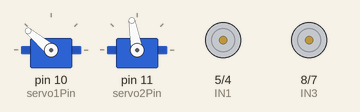
A sketch run on a simulated Arduino Uno, built with avr-gcc and run on an emulated ATmega328P. Parts: 2 × servo, motor-driver pin pairs drawn as motors (green arrow = first pin HIGH = forward, orange = second pin HIGH = backward, longer = more drive, scaled by the enable pin).

Above: at 0.05 s.
At 1.95 s:
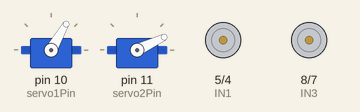
At 4.25 s:
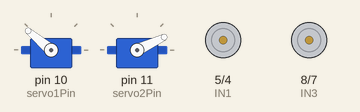
At 8.55 s:
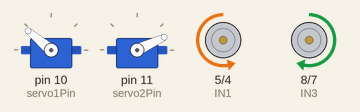
At 12.75 s:
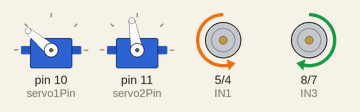
At 17.05 s:
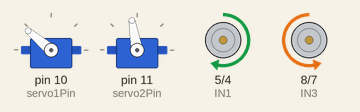
Timing chart, 0 to 22.2 s (numbered marks = the images above):
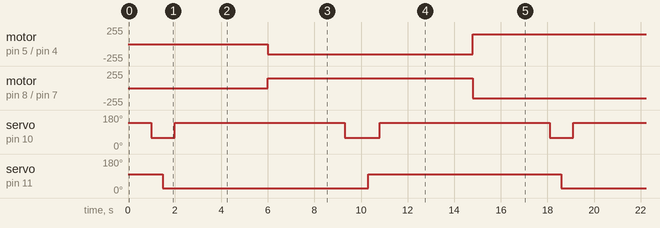

Measured:
- by itself, motor on pin 5 (IN1) / pin 4 (IN2): alternates forward 150/255 for 8.3 s and backward 150/255 for 8.8 s
- by itself, motor on pin 8 (IN3) / pin 7 (IN4): alternates forward 150/255 for 8.8 s and backward 150/255 for 8.3 s
- by itself, servo on pin 10 (servo1Pin): repeats every 17.1 s: 140° 7.3 s, 60° 1.5 s, 140° 7.3 s, 60° 1.0 s
- by itself, servo on pin 11 (servo2Pin): alternates 100° for 8.3 s and 25° for 8.8 s

The sketch:

cek_ambil_objek.ino
```cpp
#include <Servo.h>

// Define pin connections for motor driver
int ENA = 6;
int ENB = 9;
int IN1 = 5;
int IN2 = 4;
int IN3 = 8;
int IN4 = 7;

// Define servo objects
Servo servo1; // Servo untuk gerakan naik turun
Servo servo2; // Servo untuk gerakan menjepit

// Define pin connections for servos
int servo1Pin = 10;  // Sesuaikan dengan pin yang Anda gunakan untuk servo 1
int servo2Pin = 11;  // Sesuaikan dengan pin yang Anda gunakan untuk servo 2

void setup() {
  // Attach servos to their respective pins
  servo1.attach(servo1Pin);
  servo2.attach(servo2Pin);


    // Set selector and motor pins as outputs

    pinMode(ENA, OUTPUT);
    pinMode(ENB, OUTPUT);
    pinMode(IN1, OUTPUT);
    pinMode(IN2, OUTPUT);
    pinMode(IN3, OUTPUT);
    pinMode(IN4, OUTPUT);


}

void loop() {


pickObject();
delay(4000);

turnLeft();
delay(2000);

placeObject();
delay(4000);

turnRight();
delay(2000);

}


// Function to execute a left turn
void turnLeft() {
    digitalWrite(IN1, LOW);
    digitalWrite(IN2, HIGH);
    digitalWrite(IN3, HIGH);
    digitalWrite(IN4, LOW);
    analogWrite(ENA, 150);
    analogWrite(ENB, 150);
    delay(300);
}

// Function to execute a right turn
void turnRight() {
    digitalWrite(IN1, HIGH);
    digitalWrite(IN2, LOW);
    digitalWrite(IN3, LOW);
    digitalWrite(IN4, HIGH);
    analogWrite(ENA, 150);
    analogWrite(ENB, 150);
    delay(300);
}

// Function to execute a U-turn
void uTurnRight() {
    digitalWrite(IN1, HIGH);
    digitalWrite(IN2, LOW);
    digitalWrite(IN3, LOW);
    digitalWrite(IN4, HIGH);
    analogWrite(ENA, 150);
    analogWrite(ENB, 150);
    delay(450);
}


// Function to pick up an object
void pickObject() {
    servo1.write(140);
    servo2.write(100);  // Gerakan 1
    delay(1000);
    servo1.write(60);
    delay(500);         // Gerakan 2
    servo2.write(25);
    delay(500);         // Gerakan 3
    servo1.write(140);  // Gerakan 4
}

// Function to place an object
void placeObject() {
    servo1.write(140);
    servo2.write(25);
    delay(1000);        // gerakan 5
    servo1.write(60);   // Gerakan 6
    delay(1000);
    servo2.write(100);  // Gerakan 7
    delay(500);
    servo1.write(140);  // Gerakan 8

}
```
